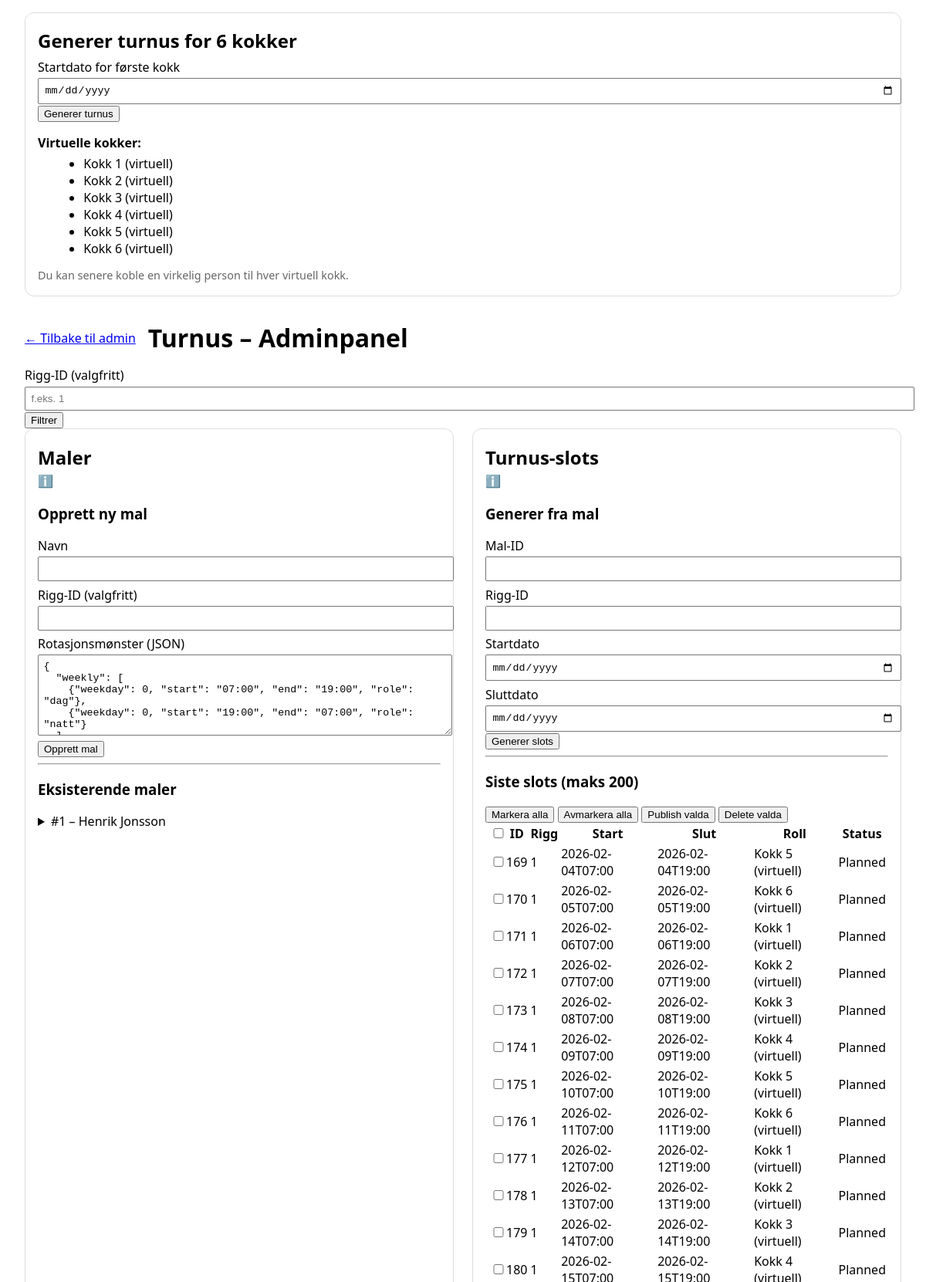
The app's page /turnus/admin (upper part) with its own data.
### tables this page shows
CREATE TABLE turnus_templates (
    id              INTEGER PRIMARY KEY AUTOINCREMENT,
    name            TEXT NOT NULL,
    rig_id          INTEGER,                      -- valfritt, koppla till specifik rigg om ni vill
    pattern_json    TEXT NOT NULL,                -- beskriver veckom??nster/roller etc.
    is_active       INTEGER NOT NULL DEFAULT 1,
    created_at      TEXT NOT NULL DEFAULT (datetime('now')),
    updated_at      TEXT,
    FOREIGN KEY(rig_id) REFERENCES rigs(id) ON DELETE SET NULL
);

CREATE TABLE turnus_slots (
    id              INTEGER PRIMARY KEY AUTOINCREMENT,
    template_id     INTEGER,                       -- null om manuellt skapad
    rig_id          INTEGER NOT NULL,              -- vilket objekt/rigg passet tillh??r
    start_ts        TEXT NOT NULL,                 -- ISO8601: 'YYYY-MM-DDTHH:MM'
    end_ts          TEXT NOT NULL,                 -- ISO8601
    role            TEXT,                          -- t.ex. "kock", "mek", "dag", "natt"
    status          TEXT NOT NULL DEFAULT 'planned', -- 'planned' | 'published' | 'cancelled'
    notes           TEXT,
    created_at      TEXT NOT NULL DEFAULT (datetime('now')),
    updated_at      TEXT,
    FOREIGN KEY(template_id) REFERENCES turnus_templates(id) ON DELETE SET NULL,
    FOREIGN KEY(rig_id) REFERENCES rigs(id) ON DELETE CASCADE
);

### app.py (the view)
@app.get("/turnus/admin")
def turnus_admin_home():
    rig_id = request.args.get("rig_id", type=int)
    templates = rotation.list_templates(rig_id=rig_id) if rig_id else rotation.list_templates()
    slots = rotation.list_slots(rig_id=rig_id) if rig_id else rotation.list_slots()
    if len(slots) > 200:
        slots = slots[-200:]
    return render_template("turnus_admin.html", templates=templates, slots=slots, rig_id=rig_id)

### rotation.py (called while the page is built)
def _conn():
    if not DB_PATH.exists():
        raise RuntimeError("Hittar inte app.db i projektroten.")
    conn = sqlite3.connect(DB_PATH.as_posix())
    conn.row_factory = sqlite3.Row
    conn.execute("PRAGMA foreign_keys = ON;")
    return conn

def list_templates(rig_id: Optional[int] = None, active_only: bool = False) -> List[Dict[str, Any]]:
    q = "SELECT * FROM turnus_templates"
    where = []
    params: List[Any] = []
    if rig_id is not None:
        where.append("rig_id = ?")
        params.append(rig_id)
    if active_only:
        where.append("is_active = 1")
    if where:
        q += " WHERE " + " AND ".join(where)
    q += " ORDER BY id DESC"
    with _conn() as conn:
        rows = conn.execute(q, params).fetchall()
        out = []
        for r in rows:
            d = dict(r)
            d["pattern"] = json.loads(d.pop("pattern_json") or "{}")
            out.append(d)
        return out

### templates/turnus_admin.html (shortened to what this page needs)
<!doctype html>
<html lang="no">
<head>
</head>
<body>
  <div class="card" style="margin-bottom:2rem;">
  <h2>Generer turnus for 6 kokker</h2>
  <form method="post" action="{{ url_for('turnus_generate_6cooks') }}">
    <label for="start_date">Startdato for første kokk
      <input type="date" name="start_date" id="start_date" required>
    </label>
    <button type="submit">Generer turnus</button>
  </form>
  <div style="margin-top:1rem;">
    <strong>Virtuelle kokker:</strong>
    <ul>
      <li>Kokk 1 (virtuell)</li>
      <li>Kokk 2 (virtuell)</li>
      <li>Kokk 3 (virtuell)</li>
      <li>Kokk 4 (virtuell)</li>
      <li>Kokk 5 (virtuell)</li>
      <li>Kokk 6 (virtuell)</li>
    </ul>
    <span class="muted">Du kan senere koble en virkelig person til hver virtuell kokk.</span>
  </div>
</div>
  <div class="admin-toolbar" style="display:flex;align-items:center;gap:1rem;margin-bottom:1rem;">
    <a href="{{ url_for('admin_menu') }}" class="btn btn-light">← Tilbake til admin</a>
    <h1 style="margin:0;">Turnus – Adminpanel</h1>
  </div>
  <form method="get" action="{{ url_for('turnus_admin_home') }}">
    <label>Rigg-ID (valgfritt)
      <input type="number" name="rig_id" value="{{ rig_id or '' }}" placeholder="f.eks. 1">
    </label>
    <button type="submit">Filtrer</button>
  </form>
  <div class="grid">
    <div class="card">
      <h2>Maler</h2>
      <span title="En mal definerer rotasjonen for kockene. Du kan opprette, endre eller aktivere en mal. Info: Rotasjonen følger dagkock → hjem, nattkock → dagkock, ny nattkock hver uke.">ℹ️</span>
      <h3>Opprett ny mal</h3>
      <form method="post" action="{{ url_for('turnus_template_create') }}">
        <label>Navn <input name="name" required></label>
        <label>Rigg-ID (valgfritt) <input name="rig_id" type="number" value="{{ rig_id or '' }}"></label>
        <label>Rotasjonsmønster (JSON)<textarea name="pattern_json" rows="6" class="mono" required>{
  "weekly": [
    {"weekday": 0, "start": "07:00", "end": "19:00", "role": "dag"},
    {"weekday": 0, "start": "19:00", "end": "07:00", "role": "natt"}
  ]
}</textarea></label>
        <button type="submit">Opprett mal</button>
      </form>
      <hr>
      <h3>Eksisterende maler</h3>
      {% if not templates %}
        <p class="muted">Ingen maler enda.</p>
      {% else %}
        {% for t in templates %}
          <details>
            <summary>#{{ t.id }} – {{ t.name }} {% if not t.is_active %}(inaktiv){% endif %}</summary>
          </details>
        {% endfor %}
      {% endif %}
    </div>
    <div class="card">
      <h2>Turnus-slots</h2>
      <span title="En slot er en arbeidsperiode for en kock. Generer slots fra en mal for å planlegge rotasjonen. Virtuell kock kan brukes for vikar/byte.">ℹ️</span>
      <h3>Generer fra mal</h3>
      <form method="post" action="{{ url_for('turnus_slots_generate') }}">
        <label>Mal-ID <input name="template_id" type="number" required></label>
        <label>Rigg-ID <input name="rig_id" type="number" value="{{ rig_id or '' }}" required></label>
        <label>Startdato <input name="start_date" type="date" required></label>
        <label>Sluttdato <input name="end_date" type="date" required></label>
        <button type="submit">Generer slots</button>
      </form>
      <hr>
      <h3>Siste slots (maks 200)</h3>
      {% if not slots %}
        <p class="muted">Ingen slots opprettet enda.</p>
      {% else %}
        <div class="mb-2">
          <button type="button" id="markAll" class="btn btn-sm btn-secondary">Markera alla</button>
          <button type="button" id="unmarkAll" class="btn btn-sm btn-secondary">Avmarkera alla</button>
          <button type="button" id="publishSelected" class="btn btn-sm btn-success">Publish valda</button>
          <button type="button" id="deleteSelected" class="btn btn-sm btn-danger">Delete valda</button>
        </div>
        <table class="table table-bordered table-sm mt-2">
          <thead>
            <tr>
              <th><input type="checkbox" id="selectAll"></th>
              <th>ID</th>
              <th>Rigg</th>
              <th>Start</th>
              <th>Slut</th>
              <th>Roll</th>
              <th>Status</th>
            </tr>
          </thead>
          <tbody>
            {% for s in slots %}
            <tr>
              <td><input type="checkbox" class="slot-checkbox" value="{{ s.id }}"></td>
              <td>{{ s.id }}</td>
              <td>{{ s.rig_id }}</td>
              <td>{{ s.start_ts }}</td>
              <td>{{ s.end_ts }}</td>
              <td>{{ s.role or 'pass' }}</td>
              <td>
                {% if s.status == 'planned' %}<span class="badge bg-secondary">Planned</span>{% endif %}
              </td>
            </tr>
            {% endfor %}
          </tbody>
        </table>
      {% endif %}
    </div>
  </div>
</body>
</html>

### templates/turnus_admin.html (style rules this page uses)
body { font-family: system-ui, sans-serif; margin: 1rem 2rem; }
h1, h2 { margin: .2rem 0; }
.grid { display: grid; grid-template-columns: 1fr 1fr; gap: 1.5rem; }
.card { border: 1px solid #ddd; border-radius: 12px; padding: 1rem; }
label { display:block; margin-top:.4rem; }
input, textarea, select { width: 100%; padding:.4rem; margin-top:.2rem; }
.muted { color:#666; font-size: .9rem; }
ul { margin: .3rem 0 .8rem 1.2rem; }
.mono { font-family: ui-monospace, SFMono-Regular, Menlo, monospace; }

### records on screen
turnus_templates: id "1", name "Henrik Jonsson"
turnus_slots: id "169", rig_id "1", start_ts "2026-02-04T07:00", end_ts "2026-02-04T19:00", role "Kokk 5 (virtuell)", status "Planned"
turnus_slots: id "170", rig_id "1", start_ts "2026-02-05T07:00", end_ts "2026-02-05T19:00", role "Kokk 6 (virtuell)", status "Planned"
turnus_slots: id "171", rig_id "1", start_ts "2026-02-06T07:00", end_ts "2026-02-06T19:00", role "Kokk 1 (virtuell)", status "Planned"
turnus_slots: id "172", rig_id "1", start_ts "2026-02-07T07:00", end_ts "2026-02-07T19:00", role "Kokk 2 (virtuell)", status "Planned"
turnus_slots: id "173", rig_id "1", start_ts "2026-02-08T07:00", end_ts "2026-02-08T19:00", role "Kokk 3 (virtuell)", status "Planned"
turnus_slots: id "174", rig_id "1", start_ts "2026-02-09T07:00", end_ts "2026-02-09T19:00", role "Kokk 4 (virtuell)", status "Planned"
turnus_slots: id "175", rig_id "1", start_ts "2026-02-10T07:00", end_ts "2026-02-10T19:00", role "Kokk 5 (virtuell)", status "Planned"
turnus_slots: id "176", rig_id "1", start_ts "2026-02-11T07:00", end_ts "2026-02-11T19:00", role "Kokk 6 (virtuell)", status "Planned"
turnus_slots: id "177", rig_id "1", start_ts "2026-02-12T07:00", end_ts "2026-02-12T19:00", role "Kokk 1 (virtuell)", status "Planned"
turnus_slots: id "178", rig_id "1", start_ts "2026-02-13T07:00", end_ts "2026-02-13T19:00", role "Kokk 2 (virtuell)", status "Planned"
turnus_slots: id "179", rig_id "1", start_ts "2026-02-14T07:00", end_ts "2026-02-14T19:00", role "Kokk 3 (virtuell)", status "Planned"
turnus_slots: id "180", rig_id "1", status "Planned"
